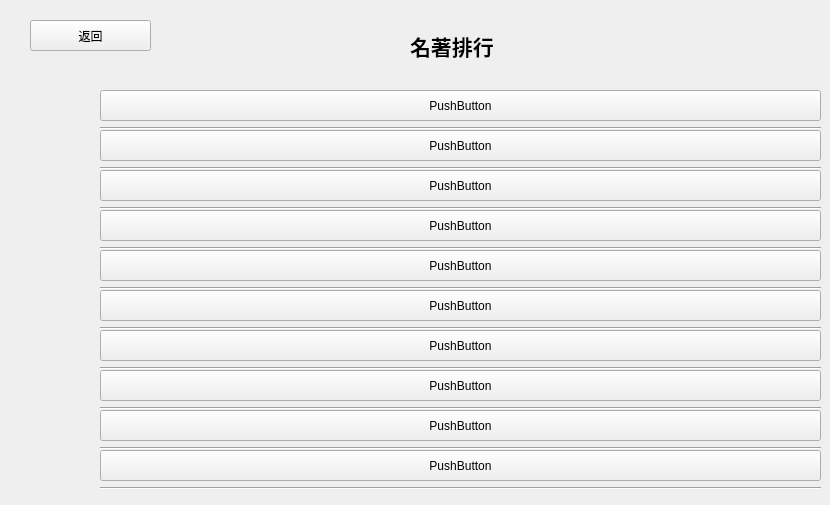
  <widget class="QWidget" name="BookWindow">
   <property name="windowTitle">
    <string>名著阅读</string>
   </property>
   <widget class="QLabel" name="mingzhupaihang">
    <property name="geometry">
     <rect>
      <x>410</x>
      <y>20</y>
      <width>141</width>
      <height>51</height>
     </rect>
    </property>
    <property name="font">
     <font>
      <pointsize>16</pointsize>
      <weight>75</weight>
      <italic>false</italic>
      <bold>true</bold>
      <strikeout>false</strikeout>
      <kerning>true</kerning>
     </font>
    </property>
    <property name="layoutDirection">
     <enum>Qt::LeftToRight</enum>
    </property>
    <property name="text">
     <string>名著排行</string>
    </property>
   </widget>
   <widget class="Line" name="line">
    <property name="geometry">
     <rect>
      <x>100</x>
      <y>120</y>
      <width>721</width>
      <height>16</height>
     </rect>
    </property>
    <property name="orientation">
     <enum>Qt::Horizontal</enum>
    </property>
   </widget>
   <widget class="Line" name="line_2">
    <property name="geometry">
     <rect>
      <x>100</x>
      <y>160</y>
      <width>721</width>
      <height>16</height>
     </rect>
    </property>
    <property name="orientation">
     <enum>Qt::Horizontal</enum>
    </property>
   </widget>
   <widget class="Line" name="line_3">
    <property name="geometry">
     <rect>
      <x>100</x>
      <y>200</y>
      <width>721</width>
      <height>16</height>
     </rect>
    </property>
    <property name="orientation">
     <enum>Qt::Horizontal</enum>
    </property>
   </widget>
   <widget class="Line" name="line_4">
    <property name="geometry">
     <rect>
      <x>100</x>
      <y>240</y>
      <width>721</width>
      <height>16</height>
     </rect>
    </property>
    <property name="orientation">
     <enum>Qt::Horizontal</enum>
    </property>
   </widget>
   <widget class="Line" name="line_5">
    <property name="geometry">
     <rect>
      <x>100</x>
      <y>280</y>
      <width>721</width>
      <height>16</height>
     </rect>
    </property>
    <property name="orientation">
     <enum>Qt::Horizontal</enum>
    </property>
   </widget>
   <widget class="Line" name="line_6">
    <property name="geometry">
     <rect>
      <x>100</x>
      <y>320</y>
      <width>721</width>
      <height>16</height>
     </rect>
    </property>
    <property name="orientation">
     <enum>Qt::Horizontal</enum>
    </property>
   </widget>
   <widget class="Line" name="line_7">
    <property name="geometry">
     <rect>
      <x>100</x>
      <y>360</y>
      <width>721</width>
      <height>16</height>
     </rect>
    </property>
    <property name="orientation">
     <enum>Qt::Horizontal</enum>
    </property>
   </widget>
   <widget class="Line" name="line_8">
    <property name="geometry">
     <rect>
      <x>100</x>
      <y>400</y>
      <width>721</width>
      <height>16</height>
     </rect>
    </property>
    <property name="orientation">
     <enum>Qt::Horizontal</enum>
    </property>
   </widget>
   <widget class="Line" name="line_9">
    <property name="geometry">
     <rect>
      <x>100</x>
      <y>440</y>
      <width>721</width>
      <height>16</height>
     </rect>
    </property>
    <property name="orientation">
     <enum>Qt::Horizontal</enum>
    </property>
   </widget>
   <widget class="Line" name="line_10">
    <property name="geometry">
     <rect>
      <x>100</x>
      <y>480</y>
      <width>721</width>
      <height>16</height>
     </rect>
    </property>
    <property name="orientation">
     <enum>Qt::Horizontal</enum>
    </property>
   </widget>
   <widget class="QPushButton" name="Book0">
    <property name="geometry">
     <rect>
      <x>100</x>
      <y>90</y>
      <width>721</width>
      <height>31</height>
     </rect>
    </property>
    <property name="text">
     <string>PushButton</string>
    </property>
   </widget>
   <widget class="QPushButton" name="Book1">
    <property name="geometry">
     <rect>
      <x>100</x>
      <y>130</y>
      <width>721</width>
      <height>31</height>
     </rect>
    </property>
    <property name="text">
     <string>PushButton</string>
    </property>
   </widget>
   <widget class="QPushButton" name="Book2">
    <property name="geometry">
     <rect>
      <x>100</x>
      <y>170</y>
      <width>721</width>
      <height>31</height>
     </rect>
    </property>
    <property name="text">
     <string>PushButton</string>
    </property>
   </widget>
   <widget class="QPushButton" name="Book3">
    <property name="geometry">
     <rect>
      <x>100</x>
      <y>210</y>
      <width>721</width>
      <height>31</height>
     </rect>
    </property>
    <property name="text">
     <string>PushButton</string>
    </property>
   </widget>
   <widget class="QPushButton" name="Book4">
    <property name="geometry">
     <rect>
      <x>100</x>
      <y>250</y>
      <width>721</width>
      <height>31</height>
     </rect>
    </property>
    <property name="text">
     <string>PushButton</string>
    </property>
   </widget>
   <widget class="QPushButton" name="Book5">
    <property name="geometry">
     <rect>
      <x>100</x>
      <y>290</y>
      <width>721</width>
      <height>31</height>
     </rect>
    </property>
    <property name="text">
     <string>PushButton</string>
    </property>
   </widget>
   <widget class="QPushButton" name="Book6">
    <property name="geometry">
     <rect>
      <x>100</x>
      <y>330</y>
      <width>721</width>
      <height>31</height>
     </rect>
    </property>
    <property name="text">
     <string>PushButton</string>
    </property>
   </widget>
   <widget class="QPushButton" name="Book7">
    <property name="geometry">
     <rect>
      <x>100</x>
      <y>370</y>
      <width>721</width>
      <height>31</height>
     </rect>
    </property>
    <property name="text">
     <string>PushButton</string>
    </property>
   </widget>
   <widget class="QPushButton" name="Book8">
    <property name="geometry">
     <rect>
      <x>100</x>
      <y>410</y>
      <width>721</width>
      <height>31</height>
     </rect>
    </property>
    <property name="text">
     <string>PushButton</string>
    </property>
   </widget>
   <widget class="QPushButton" name="Book9">
    <property name="geometry">
     <rect>
      <x>100</x>
      <y>450</y>
      <width>721</width>
      <height>31</height>
     </rect>
    </property>
    <property name="text">
     <string>PushButton</string>
    </property>
   </widget>
   <widget class="QPushButton" name="BookBack">
    <property name="geometry">
     <rect>
      <x>30</x>
      <y>20</y>
      <width>121</width>
      <height>31</height>
     </rect>
    </property>
    <property name="text">
     <string>返回</string>
    </property>
   </widget>
  </widget>
